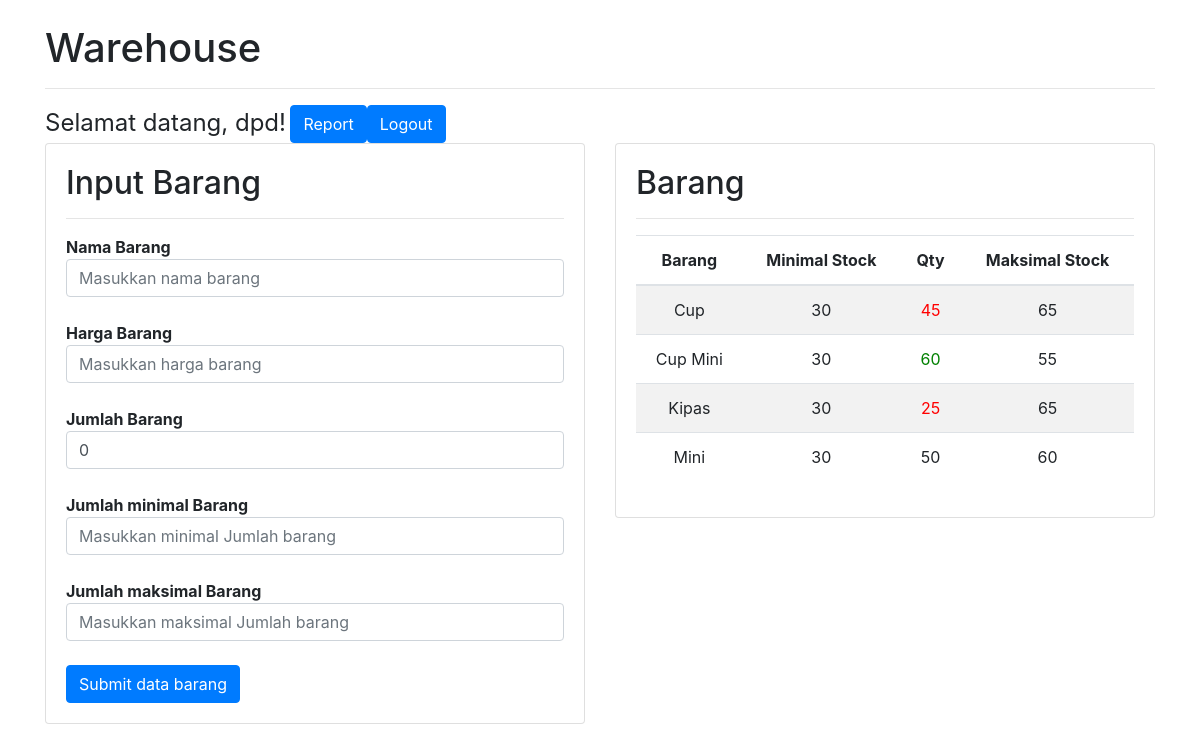
The app's page /admin.php (signed in) with its own data.
### tables this page shows
CREATE TABLE `pengguna` (
  `id` int(11) NOT NULL,
  `nama` varchar(30) NOT NULL,
  `username` varchar(30) NOT NULL,
  `password` varchar(30) NOT NULL,
  `sebagai` enum('warehouse','produksi','sales') NOT NULL
);

CREATE TABLE `barang` (
  `id` int(6) NOT NULL,
  `nama_barang` varchar(30) NOT NULL,
  `harga` int(15) NOT NULL,
  `qty` int(10) NOT NULL,
  `min_qty` int(10) NOT NULL,
  `max_qty` int(10) NOT NULL
);

### admin.php (the view, shortened to what this page needs)
<?php
include 'koneksi.php';
$getUserLogin = $koneksi->query("SELECT * FROM pengguna where username='".$_SESSION['username']."'")->fetch_assoc();
?>
<!doctype html>
<html lang="en">
  <head>
    <link rel="stylesheet" href="https://stackpath.bootstrapcdn.com/bootstrap/4.4.1/css/bootstrap.min.css">
  </head>
  <body>
    <br/>
    <div class="container">
    	<?php
    	if($getUserLogin['sebagai'] == 'warehouse'){
		?>
		<h1>Warehouse</h1>
    	<hr/>
    	<div class="btn-group" role="group" aria-label="Basic example">
    	<font size="5">Selamat datang, <?= $getUserLogin['username']; ?>!</font> &nbsp;
 				<a href="sales.php";><button type="button" class="btn btn-primary">Report</button>
  				<a href="Logout.php";><button type="button" class="btn btn-primary">Logout</button></a>
	</div>
    	<div class="row">
    		<div class="col-md-6">
    	<div class="card">
		  <div class="card-body">
		    <h2>Input Barang</h2>
		    <hr/>
		    <form action="" method="POST">
		    	<b>Nama Barang</b><br/>
		    	<input type="text" name="nama" class="form-control" placeholder="Masukkan nama barang"><br/>
		    	<b>Harga Barang</b><br/>
		    	<input type="number" name="harga" class="form-control" placeholder="Masukkan harga barang"><br/>
		    	<b>Jumlah Barang</b><br/>
		    	<input type="number" name="jml" class="form-control" placeholder="Masukkan jumlah barang" value="0"><br/>
		    	<b>Jumlah minimal Barang</b><br/>
		    	<input type="number" name="min-jml" class="form-control" placeholder="Masukkan minimal Jumlah barang"><br/>
		    	<b>Jumlah maksimal Barang</b><br/>
		    	<input type="number" name="max-jml" class="form-control" placeholder="Masukkan maksimal Jumlah barang"><br/>
		    	<input type="submit" class="btn btn-primary" name="submit" value="Submit data barang"/>
		    </form>
		  </div>
		</div>
	</div>
		<br/><br/>
		<div class="col-md-6">
		<div class="card">
		  <div class="card-body">
		    <h2>Barang</h2>
		    <hr/>
		    <table  style="text-align:center;" class="table table-striped">
			  <thead>
			    <tr>
			      <th scope="col">Barang</th>
			      <th scope="col">Minimal Stock</th>
			      <th scope="col">Qty</th>
			      <th scope="col">Maksimal Stock</th>
			    </tr>
			  </thead>
			  <tbody>
			   <?php
			   		$get = $koneksi->query("SELECT * FROM barang order by nama_barang");
			   		while ($row = $get->fetch_assoc()){
			   			echo "<tr>";
			   			echo "<td>".$row['nama_barang']."</td>";
			   			echo "<td>".$row['min_qty']."</td>";
			   			if ($row['qty']-15 <= $row['min_qty']){
			   				echo "<td><font color='red'>".$row['qty']."</font></td>";
			   			}else if ($row['qty'] > $row['max_qty']){
			   				echo "<td><font color='green'>".$row['qty']."</font></td>";
			   			}else{
			   				echo "<td>".$row['qty']."</td>";
			   			}
			   			echo "<td>".$row['max_qty']."</td>";
			   			echo "</tr>";
			   		}
			   ?>
			  </tbody>
			</table>
		  </div>
		</div></div></div>
		<?php
    	}else if ($getUserLogin['sebagai'] == 'produksi'){
    		?>
    		<h1>Produksi</h1>
  		<hr/>
  	<div>
  		<font size="5">Selamat datang, <?= $getUserLogin['username']; ?>!</font> &nbsp;
  			<a href="Logout.php";><button type="button" class="btn btn-primary">Logout</button></a>
	</div>
	<br>
  		<div class="card">
		  <div class="card-body">
		    <h2>Barang yang harus diproduksi</h2>
		    <hr/>
		    <table class="table table-striped">
			  <thead>
			    <tr>
			      <th scope="col">Nama Barang</th>
			      <th scope="col">Perlu Diproduksi</th>
			      <th scope="col">Aksi</th>
			  <tbody>
			  	<?php
			  		$get = $koneksi->query("SELECT id, nama_barang, sum(max_qty-qty) as need from barang where qty<max_qty");
			  		while ($rows = $get->fetch_assoc()){
			  			echo "<tr>";
			  			echo "<td name=\"nama_barang\" data-id=\"".$rows['id']."\">".$rows['nama_barang']."</td>";
			  			echo "<td name=\"need\" data-id=\"".$rows['id']."\">".$rows['need']." Buah</td>";
			  			echo "<td><button data-id=\"".$rows['id']."\" class=\"btn btn-primary\" id=\"sdh\" data-toggle=\"modal\" data-target=\"#produksi\">Sudah diproduksi</button></td>";
			  			echo "</tr>";
			  		}
			  	?>
			  </tbody>
			</table>
		  </div>
		</div>
  	</div>
<div class="modal fade" id="produksi" tabindex="-1" role="dialog" aria-labelledby="exampleModalLabel" aria-hidden="true">
  <div class="modal-dialog" role="document">
    <div class="modal-content">
      <div class="modal-header">
        <h5 class="modal-title" id="exampleModalLabel">Konfirmasi</h5>
        <button type="button" class="close" data-dismiss="modal" aria-label="Close">
          <span aria-hidden="true">&times;</span>
        </button>
      </div>
      <div class="modal-body">
        <div id="isimodal">
        </div>
      </div>
      <div class="modal-footer">
        <button type="button" class="btn btn-secondary" data-dismiss="modal">Close</button>
        <button type="button" data-id="" id="modbutton" class="btn btn-primary">Save changes</button>
      </div>
    </div>
  </div>
</div>
    		<?php
    	}else{
    ?>
    <h1>SALES</h1>
	  	 <hr/>
    	<?php
    }
    	?>
    </div>
  </body>
</html>

### records on screen
pengguna: username "dpd"
barang: nama_barang "Cup", min_qty "30", qty "45", max_qty "65"
barang: nama_barang "Cup Mini", min_qty "30", qty "60", max_qty "55"
barang: nama_barang "Kipas", min_qty "30", qty "25", max_qty "65"
barang: nama_barang "Mini", min_qty "30", qty "50", max_qty "60"
